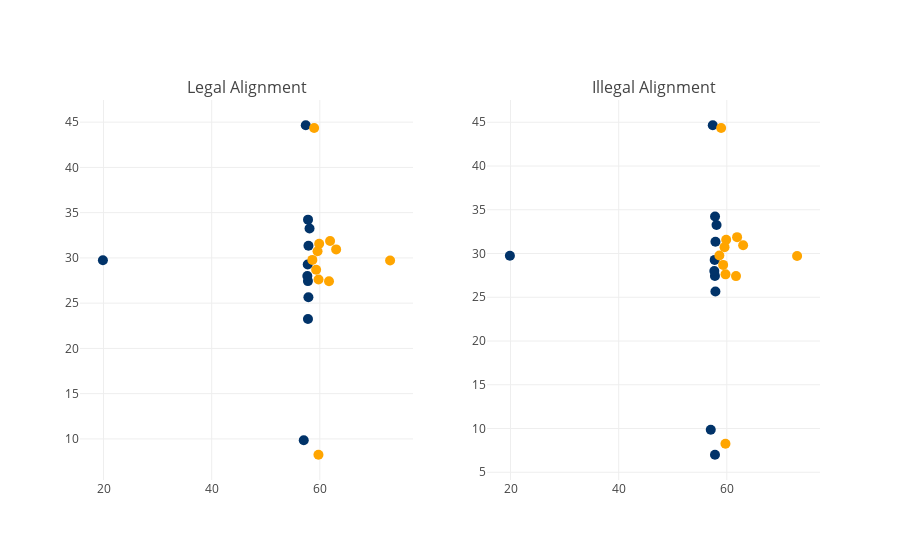

The notebook cell this image was saved under:
### Code cell
visualize_alignment(NGS_df, [2016, 234, 3278, 'ball_snap'], play_player_role)

### Figure 1 — Plotly figure (JSON) as saved in the notebook; plotly's stock layout.template omitted (floating-point values rounded to 4 significant figures)
{"data": [{"marker": {"color": "#013369", "size": 10}, "mode": "markers", "name": "Return", "type": "scatter", "uid": "64bc8cbb-3e73-4776-9db1-cd9662b4da60", "x": [57.03, 57.81, 57.89, 57.8, 57.69, 57.76, 19.88, 57.9, 58.1, 57.82, 57.4], "xaxis": "x", "y": [9.86, 23.25, 25.65, 27.44, 28, 29.27, 29.74, 31.35, 33.26, 34.23, 44.66], "yaxis": "y"}, {"marker": {"color": "orange", "size": 10}, "mode": "markers", "name": "Coverage", "type": "scatter", "uid": "658d6317-6ffa-4b25-8f7b-1953855a70fe", "x": [59.75, 61.7, 59.76, 59.32, 73, 58.62, 59.58, 63.02, 59.88, 61.9, 58.95], "xaxis": "x", "y": [8.25, 27.42, 27.62, 28.7, 29.72, 29.78, 30.73, 30.94, 31.57, 31.87, 44.35], "yaxis": "y"}, {"marker": {"color": "#013369", "size": 10}, "mode": "markers", "name": "Return", "type": "scatter", "uid": "cc76b480-6b20-41ce-b373-6be9a7f03aa1", "x": [57.03, 57.81, 57.89, 57.8, 57.69, 57.76, 19.88, 57.9, 58.1, 57.82, 57.4], "xaxis": "x2", "y": [9.86, 7, 25.65, 27.44, 28, 29.27, 29.74, 31.35, 33.26, 34.23, 44.66], "yaxis": "y2"}, {"marker": {"color": "orange", "size": 10}, "mode": "markers", "name": "Coverage", "type": "scatter", "uid": "ea350467-2e3b-4ca4-9bbe-44e47893329a", "x": [59.75, 61.7, 59.76, 59.32, 73, 58.62, 59.58, 63.02, 59.88, 61.9, 58.95], "xaxis": "x2", "y": [8.25, 27.42, 27.62, 28.7, 29.72, 29.78, 30.73, 30.94, 31.57, 31.87, 44.35], "yaxis": "y2"}], "layout": {"annotations": [{"font": {"size": 16}, "showarrow": false, "text": "Legal Alignment", "x": 0.225, "xanchor": "center", "xref": "paper", "y": 1, "yanchor": "bottom", "yref": "paper"}, {"font": {"size": 16}, "showarrow": false, "text": "Illegal Alignment", "x": 0.775, "xanchor": "center", "xref": "paper", "y": 1, "yanchor": "bottom", "yref": "paper"}], "showlegend": false, "xaxis": {"anchor": "y", "domain": [0, 0.45]}, "xaxis2": {"anchor": "y2", "domain": [0.55, 1]}, "yaxis": {"anchor": "x", "domain": [0, 1]}, "yaxis2": {"anchor": "x2", "domain": [0, 1]}}}
